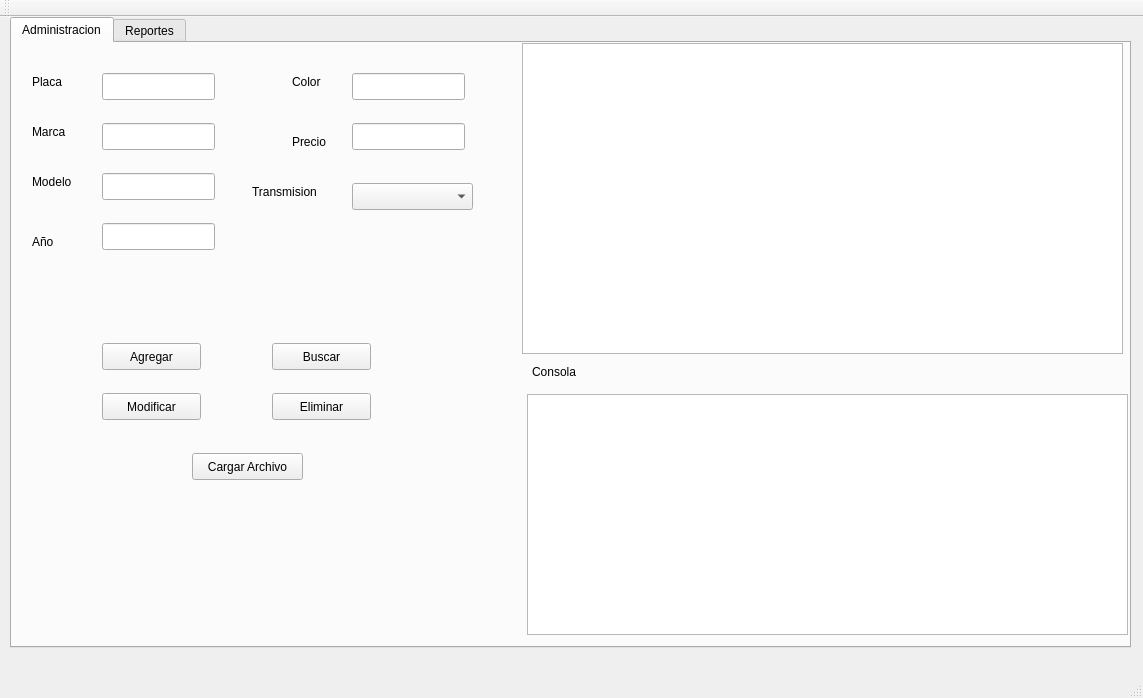
<?xml version="1.0" encoding="UTF-8"?>
<ui version="4.0">
 <class>MainWindow</class>
 <widget class="QMainWindow" name="MainWindow">
  <property name="geometry">
   <rect>
    <x>0</x>
    <y>0</y>
    <width>1143</width>
    <height>698</height>
   </rect>
  </property>
  <property name="windowTitle">
   <string>MainWindow</string>
  </property>
  <widget class="QWidget" name="centralWidget">
   <widget class="QTabWidget" name="tabWidget">
    <property name="geometry">
     <rect>
      <x>10</x>
      <y>0</y>
      <width>1121</width>
      <height>631</height>
     </rect>
    </property>
    <property name="currentIndex">
     <number>0</number>
    </property>
    <widget class="QWidget" name="tab">
     <attribute name="title">
      <string>Administracion</string>
     </attribute>
     <widget class="QLabel" name="label">
      <property name="geometry">
       <rect>
        <x>20</x>
        <y>30</y>
        <width>67</width>
        <height>17</height>
       </rect>
      </property>
      <property name="text">
       <string>Placa</string>
      </property>
     </widget>
     <widget class="QLabel" name="label_2">
      <property name="geometry">
       <rect>
        <x>20</x>
        <y>80</y>
        <width>67</width>
        <height>17</height>
       </rect>
      </property>
      <property name="text">
       <string>Marca</string>
      </property>
     </widget>
     <widget class="QLabel" name="label_3">
      <property name="geometry">
       <rect>
        <x>20</x>
        <y>130</y>
        <width>67</width>
        <height>17</height>
       </rect>
      </property>
      <property name="text">
       <string>Modelo</string>
      </property>
     </widget>
     <widget class="QLabel" name="label_4">
      <property name="geometry">
       <rect>
        <x>20</x>
        <y>190</y>
        <width>67</width>
        <height>17</height>
       </rect>
      </property>
      <property name="text">
       <string>Año</string>
      </property>
     </widget>
     <widget class="QLabel" name="label_5">
      <property name="geometry">
       <rect>
        <x>280</x>
        <y>30</y>
        <width>41</width>
        <height>17</height>
       </rect>
      </property>
      <property name="text">
       <string>Color</string>
      </property>
     </widget>
     <widget class="QLabel" name="label_6">
      <property name="geometry">
       <rect>
        <x>280</x>
        <y>90</y>
        <width>67</width>
        <height>17</height>
       </rect>
      </property>
      <property name="text">
       <string>Precio</string>
      </property>
     </widget>
     <widget class="QLabel" name="label_7">
      <property name="geometry">
       <rect>
        <x>240</x>
        <y>140</y>
        <width>91</width>
        <height>17</height>
       </rect>
      </property>
      <property name="text">
       <string>Transmision</string>
      </property>
     </widget>
     <widget class="QLineEdit" name="txtplaca">
      <property name="geometry">
       <rect>
        <x>90</x>
        <y>30</y>
        <width>113</width>
        <height>27</height>
       </rect>
      </property>
     </widget>
     <widget class="QLineEdit" name="txtmarca">
      <property name="geometry">
       <rect>
        <x>90</x>
        <y>80</y>
        <width>113</width>
        <height>27</height>
       </rect>
      </property>
     </widget>
     <widget class="QLineEdit" name="txtmodelo">
      <property name="geometry">
       <rect>
        <x>90</x>
        <y>130</y>
        <width>113</width>
        <height>27</height>
       </rect>
      </property>
     </widget>
     <widget class="QLineEdit" name="txtano">
      <property name="geometry">
       <rect>
        <x>90</x>
        <y>180</y>
        <width>113</width>
        <height>27</height>
       </rect>
      </property>
     </widget>
     <widget class="QLineEdit" name="txtcolor">
      <property name="geometry">
       <rect>
        <x>340</x>
        <y>30</y>
        <width>113</width>
        <height>27</height>
       </rect>
      </property>
     </widget>
     <widget class="QLineEdit" name="txtprecio">
      <property name="geometry">
       <rect>
        <x>340</x>
        <y>80</y>
        <width>113</width>
        <height>27</height>
       </rect>
      </property>
     </widget>
     <widget class="QPushButton" name="btnagregar">
      <property name="geometry">
       <rect>
        <x>90</x>
        <y>300</y>
        <width>99</width>
        <height>27</height>
       </rect>
      </property>
      <property name="text">
       <string>Agregar</string>
      </property>
     </widget>
     <widget class="QPushButton" name="btnbuscar">
      <property name="geometry">
       <rect>
        <x>260</x>
        <y>300</y>
        <width>99</width>
        <height>27</height>
       </rect>
      </property>
      <property name="text">
       <string>Buscar</string>
      </property>
     </widget>
     <widget class="QPushButton" name="btnmodificar">
      <property name="geometry">
       <rect>
        <x>90</x>
        <y>350</y>
        <width>99</width>
        <height>27</height>
       </rect>
      </property>
      <property name="text">
       <string>Modificar</string>
      </property>
     </widget>
     <widget class="QPushButton" name="btneliminar">
      <property name="geometry">
       <rect>
        <x>260</x>
        <y>350</y>
        <width>99</width>
        <height>27</height>
       </rect>
      </property>
      <property name="text">
       <string>Eliminar</string>
      </property>
     </widget>
     <widget class="QPushButton" name="btncargar">
      <property name="geometry">
       <rect>
        <x>180</x>
        <y>410</y>
        <width>111</width>
        <height>27</height>
       </rect>
      </property>
      <property name="text">
       <string>Cargar Archivo</string>
      </property>
     </widget>
     <widget class="QListWidget" name="listWidget">
      <property name="geometry">
       <rect>
        <x>515</x>
        <y>351</y>
        <width>601</width>
        <height>241</height>
       </rect>
      </property>
     </widget>
     <widget class="QLabel" name="label_8">
      <property name="geometry">
       <rect>
        <x>520</x>
        <y>320</y>
        <width>67</width>
        <height>17</height>
       </rect>
      </property>
      <property name="text">
       <string>Consola</string>
      </property>
     </widget>
     <widget class="QComboBox" name="cboxtransmision">
      <property name="geometry">
       <rect>
        <x>340</x>
        <y>140</y>
        <width>121</width>
        <height>27</height>
       </rect>
      </property>
     </widget>
     <widget class="QGraphicsView" name="graphicsView">
      <property name="geometry">
       <rect>
        <x>510</x>
        <y>0</y>
        <width>601</width>
        <height>311</height>
       </rect>
      </property>
     </widget>
    </widget>
    <widget class="QWidget" name="tab_2">
     <attribute name="title">
      <string>Reportes</string>
     </attribute>
    </widget>
   </widget>
  </widget>
  <widget class="QMenuBar" name="menuBar">
   <property name="geometry">
    <rect>
     <x>0</x>
     <y>0</y>
     <width>1143</width>
     <height>25</height>
    </rect>
   </property>
  </widget>
  <widget class="QToolBar" name="mainToolBar">
   <attribute name="toolBarArea">
    <enum>TopToolBarArea</enum>
   </attribute>
   <attribute name="toolBarBreak">
    <bool>false</bool>
   </attribute>
  </widget>
  <widget class="QStatusBar" name="statusBar"/>
 </widget>
 <layoutdefault spacing="6" margin="11"/>
 <resources/>
 <connections/>
</ui>
